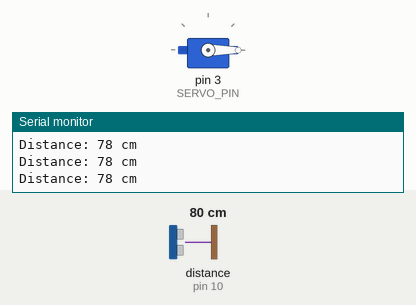
This sketch was run on a simulated Arduino Uno, built with avr-gcc and run on an emulated ATmega328P. Parts: servo, the last lines printed to the serial monitor. Wiring (inferred from the names in the program): ultrasonic range finder: trigger pin 11; echo pin 10. Inputs (shaded band) come from the test bench; at power-on: distance to the obstacle (sensor on pin 10) 80 cm. The echo pulse lasts 58.3 µs per cm.

Above: at 1.3 s.
1.4 s: distance to the obstacle (sensor on pin 10) set to 6 cm
2.9 s: distance to the obstacle (sensor on pin 10) set to 3 cm
At 4.8 s:
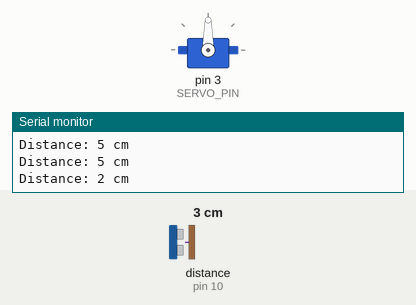
5.4 s: distance to the obstacle (sensor on pin 10) set to 9 cm
At 7.96 s:
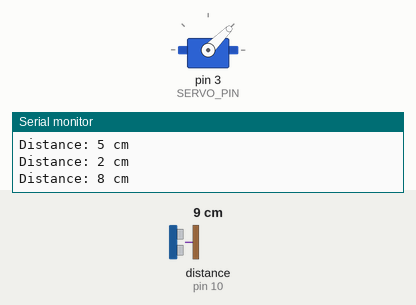
8.5 s: distance to the obstacle (sensor on pin 10) set to 2 cm
At 9.68 s:
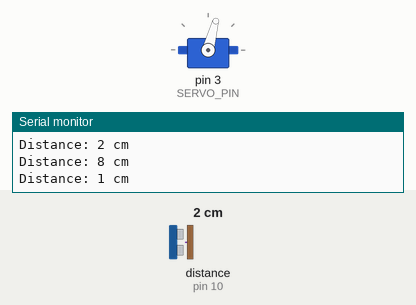
11.3 s: distance to the obstacle (sensor on pin 10) set to 18 cm
At 14.1 s:
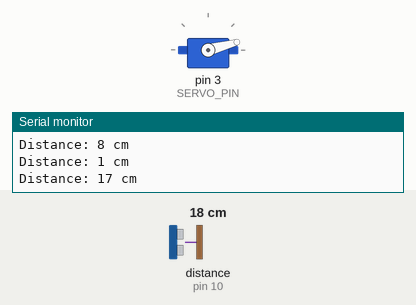
Timing chart, 0 to 15.4 s (numbered marks = the images above; inputs shaded):
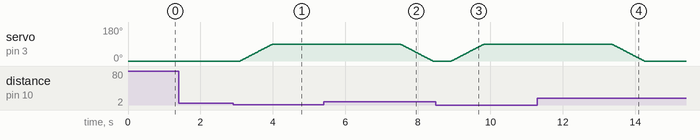

Measured:
- the behaviour switches between 5 and 4 cm on distance to the obstacle (sensor on pin 10) (found by bisection; images 0 and 1)
- after the input at 2.9 s, servo on pin 3 (SERVO_PIN): moves from 0° to 90° over 0.91 s, starting after 0.19 s
- after the input at 5.4 s, servo on pin 3 (SERVO_PIN): moves from 90° to 0° over 0.91 s, starting after 2.1 s
- after the input at 8.5 s, servo on pin 3 (SERVO_PIN): moves from 0° to 90° over 0.91 s, starting after 0.43 s
- after the input at 11.3 s, servo on pin 3 (SERVO_PIN): moves from 90° to 0° over 0.91 s, starting after 2.0 s

The sketch:

automatic_door_lock.ino
```cpp
#include <Servo.h>

#define TRIG_PIN 11
#define ECHO_PIN 10
#define SERVO_PIN 3

Servo doorServo;
int currentAngle = 0;

void setup() {
    pinMode(TRIG_PIN, OUTPUT);
    pinMode(ECHO_PIN, INPUT);
    doorServo.attach(SERVO_PIN);
    doorServo.write(currentAngle);
    Serial.begin(9600);
}

long getDistance() {
    digitalWrite(TRIG_PIN, LOW);
    delayMicroseconds(2);
    digitalWrite(TRIG_PIN, HIGH);
    delayMicroseconds(10);
    digitalWrite(TRIG_PIN, LOW);

    long duration = pulseIn(ECHO_PIN, HIGH);
    long distance = duration * 0.034 / 2; // Convert time to distance (cm)
    return distance;
}

void smoothServoMove(int targetAngle) {
    if (targetAngle > currentAngle) {
        for (int angle = currentAngle; angle <= targetAngle; angle++) {
            doorServo.write(angle);
            delay(10);
        }
    } else {
        for (int angle = currentAngle; angle >= targetAngle; angle--) {
            doorServo.write(angle);
            delay(10);
        }
    }
    currentAngle = targetAngle;
}

void loop() {
    long distance = getDistance();
    Serial.print("Distance: ");
    Serial.print(distance);
    Serial.println(" cm");

    if (distance > 0 && distance <= 3) { // If object detected within 3 cm
        smoothServoMove(90);
        delay(3000);
    } else {
        smoothServoMove(0);
    }
    delay(500);
}
```
